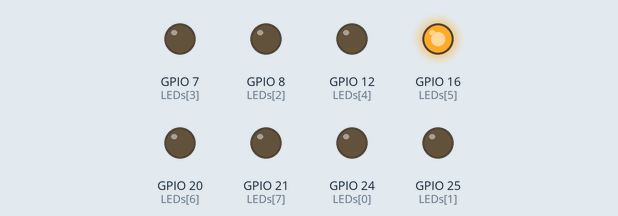
The program below on a simulated Raspberry Pi (BCM pin numbers). Parts: output pins drawn as LEDs (lit = HIGH). At 1.0 s the program stops and its outputs stay as they are.

Above: at 0.1 s.
At 1.1 s:
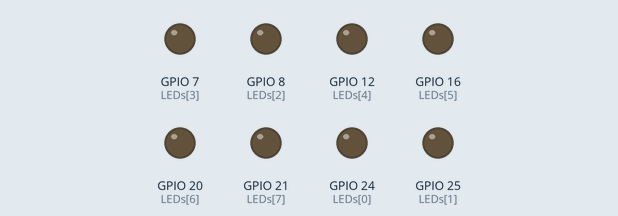
Timing chart, 0 to 2.5 s (numbered marks = the images above):
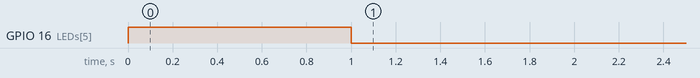

The program:

import_RPi.GPIO_as_GPIO.py
```python
import RPi.GPIO as GPIO
import time

LEDs = [24, 25, 8, 7, 12, 16, 20, 21]
LED_number = 8
bit_depth = 8


GPIO.setmode(GPIO.BCM)
for i in LEDs:
    GPIO.setup(i,GPIO.OUT)
for i in LEDs:
    GPIO.output(i,0)

def lightUp (ledNumber, period):
    ledNumber = LEDs [ledNumber]
    GPIO.output(ledNumber, 1)
    time.sleep (period)
    GPIO.output(ledNumber, 0)

lightUp (5, 1)
GPIO.cleanup()
```

Measured:
- by itself, GPIO 16 (LEDs[5]): LOW → HIGH at 0.00 s, → LOW 1.0 s later
